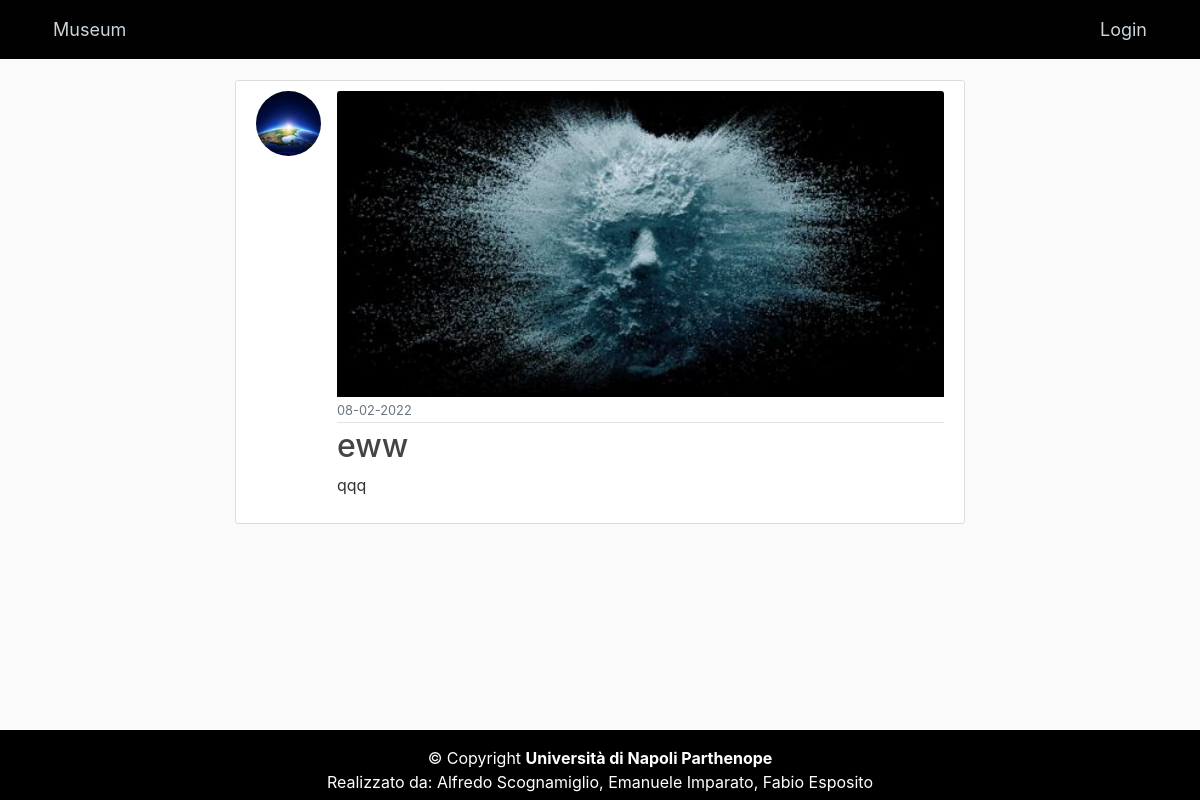
The page /post/2 on the database as committed earlier.
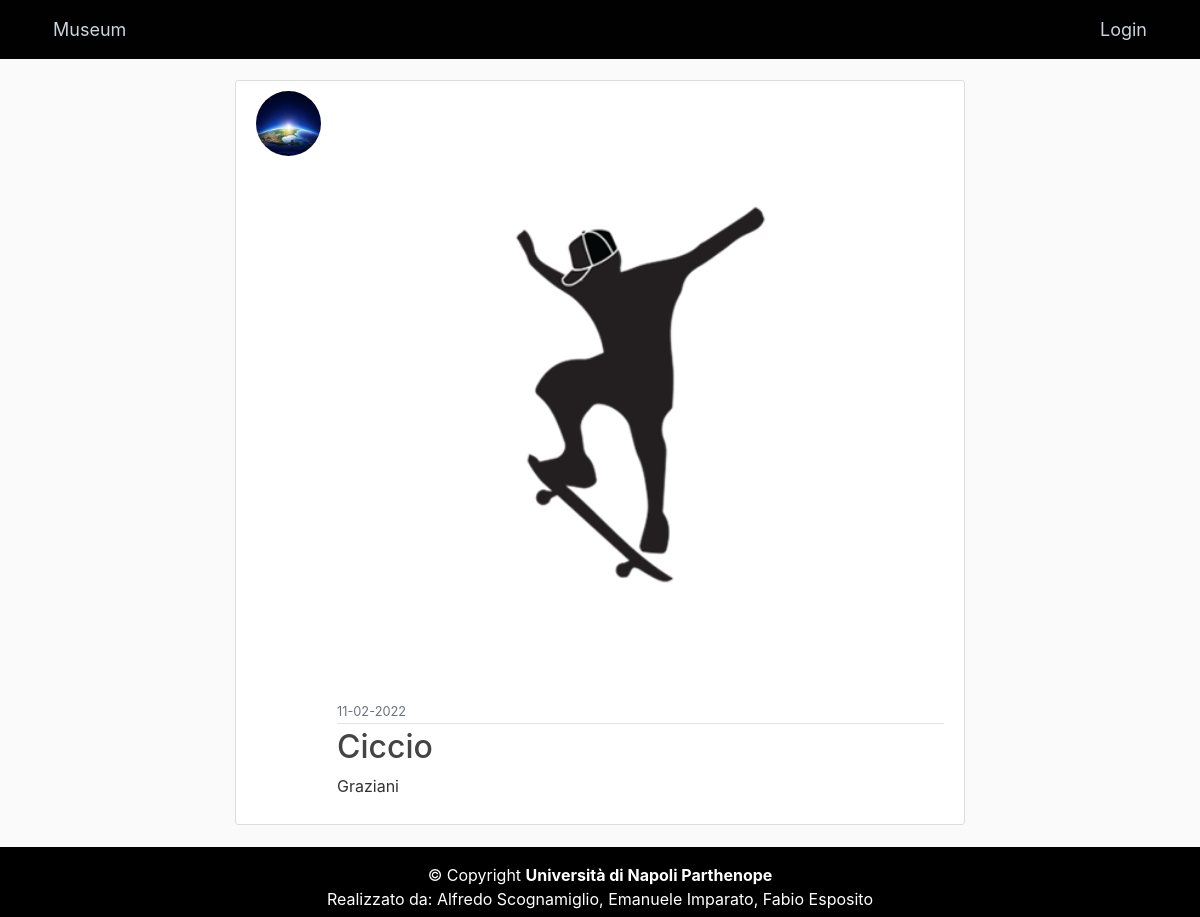
The same page on the database as committed later.
### MuseumProject/models.py (models this page shows)
class Post(db.Model):
    id = db.Column(db.Integer, primary_key=True)
    title = db.Column(db.String(100), nullable=False)
    descrizione = db.Column(db.Text, nullable=False)
    date_posted = db.Column(db.DateTime, nullable=False, default=datetime.utcnow)
    post_image = db.Column(db.String(20), nullable=False, default='defaultPNG.png')
    admin_id = db.Column(db.Integer, db.ForeignKey('administrator.id'), nullable=False)         #Chiave esterna che fa riferimento alla tab.Administrator

### MuseumProject/routes.py (the view)
@app.route("/post/<int:post_id>")
def post(post_id):
    post = Post.query.get_or_404(post_id)                                    #Se il post con l id ricercato non esiste viene fornito la pagina d errore
    return render_template('post.html', title=post.title, post=post)

### MuseumProject/templates/post.html (shortened to what this page needs)
{% extends "layout.html" %}
{% block content %}
  <article class="media content-section">
    <img class="rounded-circle article-img" src="{{ url_for('static', filename='images/' + post.poster.image_file) }}">
    <div class="media-body">
      <div class="article-metadata">
      <img src="{{ url_for('static', filename='images/' + post.post_image) }}" class="card-img-top">
        <small class="text-muted">{{ post.date_posted.strftime('%d-%m-%Y') }}</small>
      </div>
      <h2 class="article-title">{{ post.title }}</h2>
      <p class="article-content">{{ post.descrizione }}</p>
    </div>
  </article>
{% endblock content %}

Rows that differ between the two databases and show on the page:
changed Post: post_image: a different picture; date_posted "08-02-2022" → "11-02-2022"; title "eww" → "Ciccio"; descrizione "qqq" → "Graziani"
